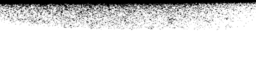
#> input picture pre/xct_0414_left-3.tif, 256 x 64 px
$ python post_image.py
#> lines starting #> are read from the running program, lines starting #| are printed output that depends on the picture; after the words box and inside, x2 and y2 are one past the last pixel; in counts of white or black regions, pixels touching at a corner belong together
from PIL import Image
import numpy as np
# [26 lines of commented-out code are left out]

img_xct_l = Image.open("xct_0414_left-3.tif")
#> img_xct_l is the input picture: PIL image 256x64 L; min 0, max 255, mean 219.4
mask_xct_l=np.where(np.array(img_xct_l)>220,0,1)
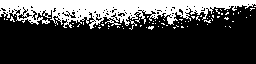
#> mask_xct_l: shape (64, 256) int64; values 0 (black) and 1 (white), 25.7% white; 76 white regions (75 under 20 px), largest, box (x1, y1, x2, y2) and area: (0, 0, 256, 29) 3965
# mask_xct_l=np.zeros_like(mask_xct_l)
print(mask_xct_l.shape)
#| (64, 256)
print(mask_xct_l)
#> (printed output is left out)
np.savetxt("xct_0414_left.txt",mask_xct_l)
# [8 lines of commented-out code are left out]

$ run again, with pre/xct_0414_right.tif copied over pre/xct_0414_left-3.tif
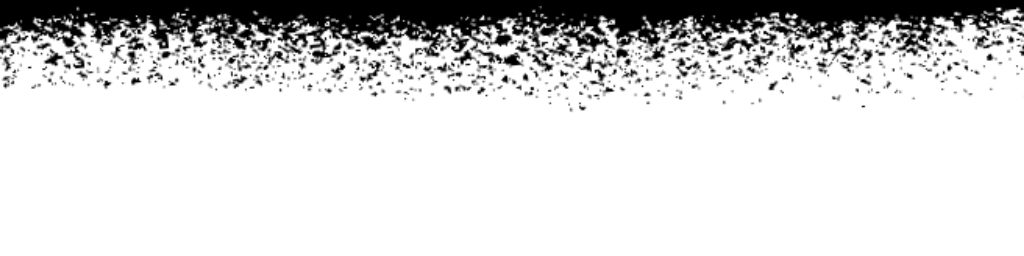
#> input picture pre/xct_0414_right.tif, 1024 x 256 px
#> img_xct_l is the input picture: PIL image 1024x256 L; min 0, max 255, mean 214.5
#> `mask_xct_l=np.where(np.array(img_xct_l)>220,0,1)`:
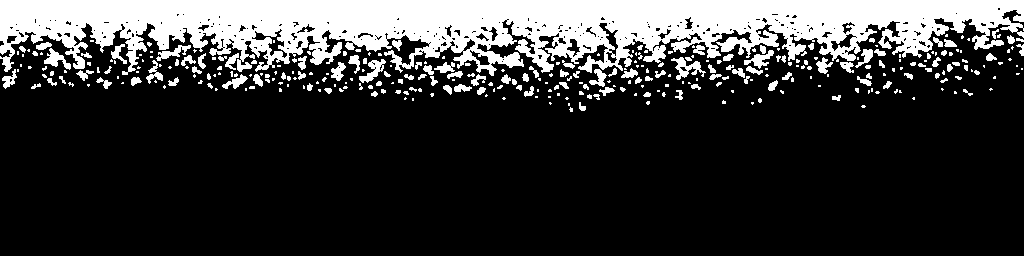
#> mask_xct_l: shape (256, 1024) int64; values 0 (black) and 1 (white), 21.5% white; 339 white regions (208 under 20 px), largest, box (x1, y1, x2, y2) and area: (0, 0, 1024, 76) 46720, (671, 57, 706, 80) 315, (359, 59, 386, 83) 265
#| (256, 1024)
#> (printed output is left out)
